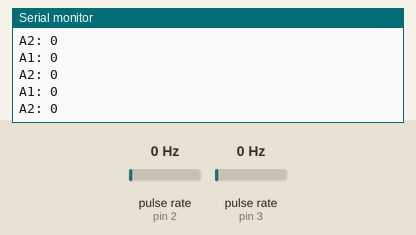
This sketch was run on a simulated Arduino Uno, built with avr-gcc and run on an emulated ATmega328P. Shown: the last lines printed to the serial monitor. Wiring (inferred from the names in the program): 2 × pulse sensor: data pin 2 / data pin 3. Inputs (shaded band) come from the test bench; at power-on: pulse rate (sensors on pin 2, pin 3) 0 Hz.

Above: at 1.2 s.
1.3 s: pulse rate (sensor on pin 2) set to 4 Hz
At 1.31 s:
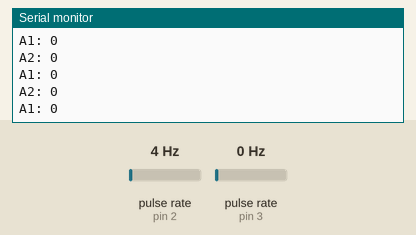
2.8 s: pulse rate (sensor on pin 3) set to 4 Hz
At 2.82 s:
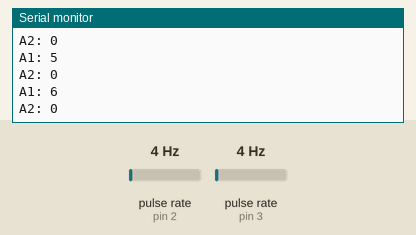
4.3 s: pulse rate (sensor on pin 2) set to 50 Hz
At 4.32 s:
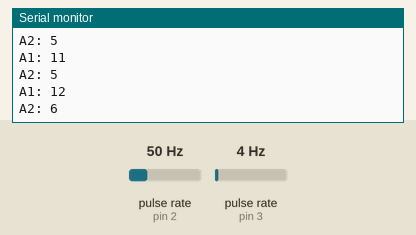
5.8 s: pulse rate (sensor on pin 3) set to 50 Hz
At 5.82 s:
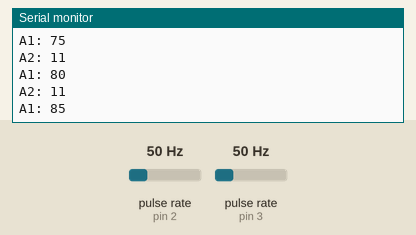
Timing chart, 0 to 8.3 s (numbered marks = the images above; inputs shaded):
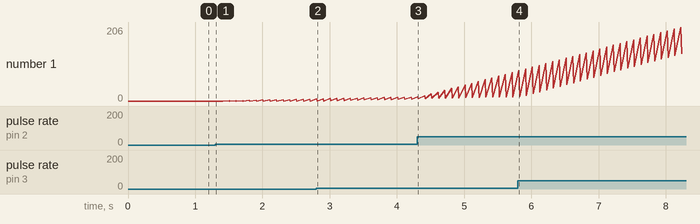

Measured:
- plotted number 1: 11 → 131 after the input at 5.8 s

The sketch:

Encoders.ino
```cpp
const int EncoderA1 = 2;
const int EncoderA2 = 3;

volatile int contadorA1 = 0;
volatile int contadorA2 = 0;

void setup(){
  Serial.begin(9600);
  attachInterrupt(digitalPinToInterrupt(EncoderA1), ContadorA1, RISING);
  attachInterrupt(digitalPinToInterrupt(EncoderA2), ContadorA2, RISING);
}

void loop(){
  Serial.print("A1: ");
  Serial.println(contadorA1);
  Serial.print("A2: ");
  Serial.println(contadorA2);
  delay(100); // agrega un pequeño delay para no saturar el Serial
}

// Las funciones de interrupción deben ser lo más cortas posible
void ContadorA1(){
  contadorA1++;
}

void ContadorA2(){
  contadorA2++;
}
```
